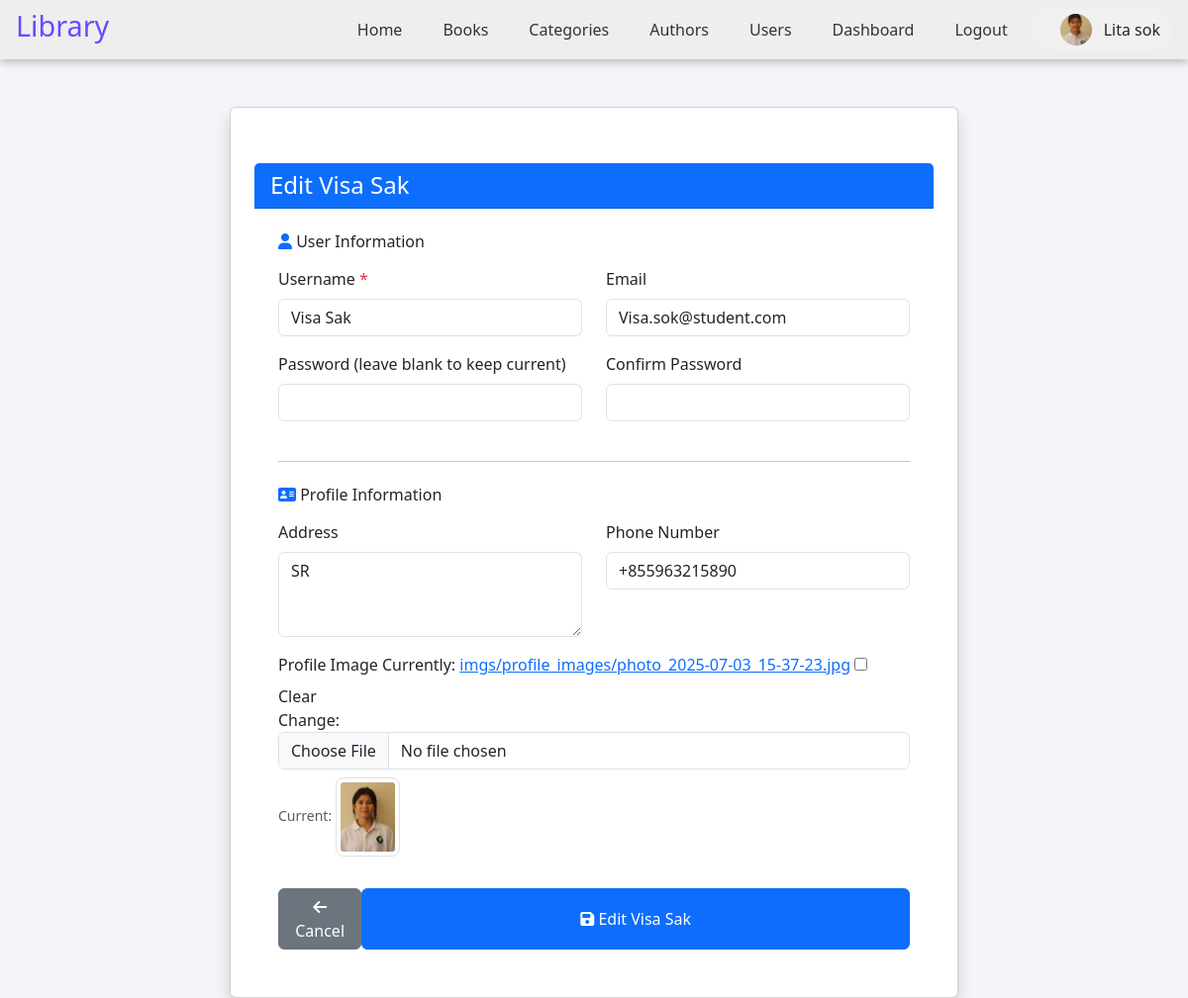
The page /users/edit/7/ (signed in) on the database its author committed.
### myapp/models.py (models this page shows, shortened)
class UserProfile(models.Model):
    user = models.OneToOneField(User, on_delete=models.CASCADE, related_name='userprofile')
    address = models.TextField(blank=True, null=True)
    phone_number = models.CharField(max_length=15, blank=True, null=True)
    profile_image = models.ImageField(upload_to='imgs/profile_images/', blank=True, null=True)
    created_at = models.DateTimeField(auto_now_add=True)

### myapp/views.py (the view)
# urls.py: path('users/edit/<int:pk>/', views.edit_user, name='edit_user'),
@login_required
def edit_user(request, pk):
    user = get_object_or_404(User, pk=pk)
    profile = get_user_profile_or_create(user)
    if request.method == 'POST':
        user_form = UserForm(request.POST, instance=user)
        profile_form = UserProfileForm(request.POST, request.FILES, instance=profile)
        if user_form.is_valid() and profile_form.is_valid():
            try:
                with transaction.atomic():
                    user.username = user_form.cleaned_data['username']
                    user.email = user_form.cleaned_data.get('email', '')
                    password = user_form.cleaned_data.get('password', '')
                    if password:
                        user.set_password(password)
                    user.save()
                    profile_form.save()
                    messages.success(request, f'User "{user.username}" updated successfully!')
                    return redirect('user_list')
            except IntegrityError:
                messages.error(request, 'A user with that username or email already exists.')
            except Exception as e:
                messages.error(request, f'Error updating user: {str(e)}')
        else:
            for field, errs in user_form.errors.items():
                for e in errs:
                    messages.error(request, f'User {field}: {e}')
            for field, errs in profile_form.errors.items():
                for e in errs:
                    messages.error(request, f'Profile {field}: {e}')
    else:
        user_form = UserForm(instance=user)
        profile_form = UserProfileForm(instance=profile)
    return render(request, 'user_form.html', {
        'user_form': user_form,
        'profile_form': profile_form,
        'title': f'Edit {user.username}'
    })

### myapp/forms.py (shortened to what this page needs)
class UserForm(forms.Form):
    username = forms.CharField(max_length=150,
                              widget=forms.TextInput(attrs={'class': 'form-control'}))
    email = forms.EmailField(required=False,
                            widget=forms.EmailInput(attrs={'class': 'form-control'}))
    password = forms.CharField(
        widget=forms.PasswordInput(attrs={'class': 'form-control'}),
        required=False,
        label="Password (leave blank to keep current)"
    )
    password_confirm = forms.CharField(
        widget=forms.PasswordInput(attrs={'class': 'form-control'}),
        required=False,
        label="Confirm Password"
    )
    def __init__(self, *args, **kwargs):
        self.instance = kwargs.pop('instance', None)
        super().__init__(*args, **kwargs)
        if self.instance:
            self.fields['username'].initial = self.instance.username
            self.fields['email'].initial = self.instance.email

class UserProfileForm(forms.ModelForm):
    class Meta:
        model = UserProfile
        fields = ['address', 'phone_number', 'profile_image']
        widgets = {
            'address': forms.Textarea(attrs={'rows': 3, 'class': 'form-control'}),
            'phone_number': forms.TextInput(attrs={'class': 'form-control', 'placeholder': '+1234567890'}),
            'profile_image': forms.ClearableFileInput(attrs={'class': 'form-control'}),
        }

### myapp/views.py (called while the page is built)
def get_user_profile_or_create(user):
    profile, created = UserProfile.objects.get_or_create(user=user)
    return profile

### myapp/templates/user_form.html (shortened to what this page needs)
{% load static %}
<!DOCTYPE html>
<html lang="en">
<head>
    <link rel="stylesheet" href="{% static 'css/style.css' %}">
    <link href="https://cdn.jsdelivr.net/npm/bootstrap@5.3.0/dist/css/bootstrap.min.css" rel="stylesheet">
    <link href="https://cdnjs.cloudflare.com/ajax/libs/font-awesome/6.0.0/css/all.min.css" rel="stylesheet">
</head>
<body style="background-color: #f4f4f9;">
    {% include 'nav.html' %}
    <div class="container mt-5">
        <div class="row justify-content-center">
            <div class="col-md-8">
                <div class="card shadow">
                    <div class="card-header bg-primary text-white">
                        <h4 class="mb-0">{{ title|default:"Add User" }}</h4>
                    </div>
                    <div class="card-body p-4">
                        <form method="post" enctype="multipart/form-data">
                            <h6 class="mb-3"><i class="fas fa-user text-primary"></i> User Information</h6>
                            <div class="row">
                                <div class="col-md-6 mb-3">
                                    <label class="form-label">Username <span class="text-danger">*</span></label>
                                    {{ user_form.username }}
                                </div>
                                <div class="col-md-6 mb-3">
                                    <label class="form-label">Email</label>
                                    {{ user_form.email }}
                                </div>
                            </div>
                            <div class="row">
                                <div class="col-md-6 mb-3">
                                    <label class="form-label">{{ user_form.password.label }}</label>
                                    {{ user_form.password }}
                                </div>
                                <div class="col-md-6 mb-3">
                                    <label class="form-label">{{ user_form.password_confirm.label }}</label>
                                    {{ user_form.password_confirm }}
                                </div>
                            </div>
                            <hr class="my-4">
                            <h6 class="mb-3"><i class="fas fa-address-card text-primary"></i> Profile Information</h6>
                            <div class="row">
                                <div class="col-md-6 mb-3">
                                    <label class="form-label">Address</label>
                                    {{ profile_form.address }}
                                </div>
                                <div class="col-md-6 mb-3">
                                    <label class="form-label">Phone Number</label>
                                    {{ profile_form.phone_number }}
                                </div>
                            </div>
                            <div class="mb-4">
                                <label class="form-label">Profile Image</label>
                                {{ profile_form.profile_image }}
                                {% if profile_form.instance.profile_image %}
                                    <div class="mt-2">
                                        <small class="text-muted">Current: </small>
                                        <img src="{{ profile_form.instance.profile_image.url }}"
                                             style="max-width: 80px; max-height: 80px; border-radius: 8px;"
                                             class="img-thumbnail">
                                    </div>
                                {% endif %}
                            </div>
                            <div class="d-flex justify-content-between">
                                <a href="{% url 'user_list' %}" class="btn btn-secondary">
                                    <i class="fas fa-arrow-left"></i> Cancel
                                </a>
                                <button type="submit" class="btn btn-primary px-4">
                                    <i class="fas fa-save"></i> {{ title|default:"Save User" }}
                                </button>
                            </div>
                        </form>
                    </div>
                </div>
            </div>
        </div>
    </div>
</body>
</html>

### myapp/templates/nav.html (shortened to what this page needs)
{% load static %}
<nav>
    <div class="left">
        <h2><a href="{% url 'home' %}">Library</a></h2>
    </div>
    <div class="right">
        <a href="{% url 'home' %}">Home</a>
        <a href="{% url 'book_list' %}">Books</a>
        <a href="{% url 'category_list' %}">Categories</a>
        <a href="{% url 'author_list' %}">Authors</a>
        <a href="{% url 'user_list' %}">Users</a>
        <a href="{% url 'dashboard' %}">Dashboard</a>
        {% if user.is_authenticated %}
            <a href="#" class="logout-trigger">Logout</a>
            <div class="sign-in d-flex align-items-center">
                <a href="{% url 'user_profile' user.id %}" class="d-flex align-items-center text-decoration-none text-dark">
                    {% if user.userprofile.profile_image %}
                        <img src="{{ user.userprofile.profile_image.url }}"
                             alt="{{ user.username }}"
                             class="rounded-circle"
                             width="32" height="32"
                             style="object-fit: cover; margin-right: 8px;">
                    {% else %}
                        <div class="rounded-circle bg-secondary text-white d-flex align-items-center justify-content-center"
                             style="width:32px; height:32px; font-size:14px; margin-right:8px;">
                            {{ user.username.0|upper }}
                        </div>
                    {% endif %}
                    <span>{{ user.username }}</span>
                </a>
            </div>
        {% endif %}
    </div>
</nav>

### myapp/static/css/style.css (style rules this page uses)
* { margin: 0; padding: 0; box-sizing: border-box; }
html, body { height: 100%; font-family: 'Roboto', Verdana, Geneva, Tahoma, sans-serif; color: #333; line-height: 1.6; background-color: #f4f4f9; }
nav { display: flex; justify-content: space-between; align-items: center; background-color: #ffffff; padding: 15px 30px; box-shadow: 0 2px 5px rgba(0, 0, 0, 0.1); position: sticky; top: 0; z-index: 1000; }
nav .left h2 { color: #6b48ff; font-size: 1.8em; }
nav .right { display: flex; align-items: center; gap: 25px; }
nav .right a { text-decoration: none; color: #333; font-weight: 500; transition: color 0.3s; }
.sign-in { display: flex; align-items: center; gap: 5px; background-color: #f0f0f0; padding: 6px 12px; border-radius: 20px; }
button { background: #007bff; color: white; padding: 12px 30px; border: none; border-radius: 5px; cursor: pointer; width: 100%; font-size: 16px; }
:root { --primary-blue: #007bff; --primary-purple: #6b48ff; --light-blue: #e6f0fa; --light-purple: #f0eaff; --dark: #212529; --gray: #6c757d; --border-radius: 0.75rem; --shadow: 0 0.5rem 1rem rgba(0, 0, 0, .1); --transition: all 0.2s ease; }
.card { background: #fff; border-radius: var(--border-radius); box-shadow: var(--shadow); padding: 1.5rem; transition: var(--transition); position: relative; overflow: hidden; }
.card-header { margin-top: 2rem; margin-bottom: 1rem; }
.btn { display: inline-flex; align-items: center; padding: 0.5rem 1rem; border-radius: 0.5rem; text-decoration: none; font-size: 0.9rem; transition: var(--transition); margin-top: 0.5rem; }
.btn-primary { background: var(--primary-purple); color: #fff; }

### myapp/templates/nav.html (style rules this page uses)
nav { background-color: #eeeeeeff; box-shadow: rgba(0, 0, 0, 0.24) 0px 3px 8px; padding: 0.5rem 1rem; display: flex; justify-content: space-between; align-items: center; }
.left h2 a { text-decoration: none; color: inherit; }
.right a { margin-left: 1rem; text-decoration: none; color: inherit; }
.sign-in { display: flex; align-items: center; gap: 0.5rem; }
.sign-in a { display: flex; align-items: center; gap: 0.25rem; color: inherit; }

### rows shown on the page
UserProfile: address "SR", phone_number "+855963215890", instance.profile_image (picture)

### other values the page prints
{{ user.username }} "Lita sok"
{{ title|default:"Add User" }} "Edit Visa Sak"
{{ user_form.password.label }} "Password (leave blank to keep current)"
{{ user_form.password_confirm.label }} "Confirm Password"
{{ title|default:"Save User" }} "Edit Visa Sak"
